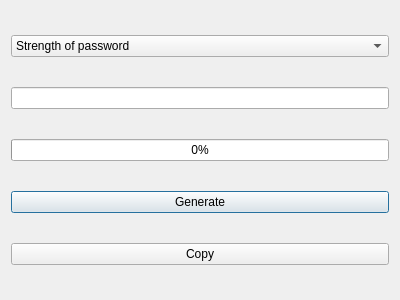
<?xml version="1.0" encoding="UTF-8"?>
<ui version="4.0">
 <class>Dialog</class>
 <widget class="QDialog" name="Dialog">
  <property name="geometry">
   <rect>
    <x>0</x>
    <y>0</y>
    <width>400</width>
    <height>300</height>
   </rect>
  </property>
  <property name="windowTitle">
   <string>Password generator</string>
  </property>
  <layout class="QVBoxLayout" name="verticalLayout">
   <item>
    <widget class="QComboBox" name="cbb">
     <item>
      <property name="text">
       <string>Strength of password</string>
      </property>
     </item>
     <item>
      <property name="text">
       <string>Hard password</string>
      </property>
     </item>
     <item>
      <property name="text">
       <string>Middle strength password</string>
      </property>
     </item>
     <item>
      <property name="text">
       <string>Low strength password</string>
      </property>
     </item>
    </widget>
   </item>
   <item>
    <widget class="QLineEdit" name="pwd"/>
   </item>
   <item>
    <widget class="QProgressBar" name="prBar">
     <property name="value">
      <number>0</number>
     </property>
    </widget>
   </item>
   <item>
    <widget class="QPushButton" name="generate">
     <property name="text">
      <string>Generate</string>
     </property>
    </widget>
   </item>
   <item>
    <widget class="QPushButton" name="copy">
     <property name="text">
      <string>Copy</string>
     </property>
    </widget>
   </item>
  </layout>
 </widget>
 <resources/>
 <connections/>
</ui>
